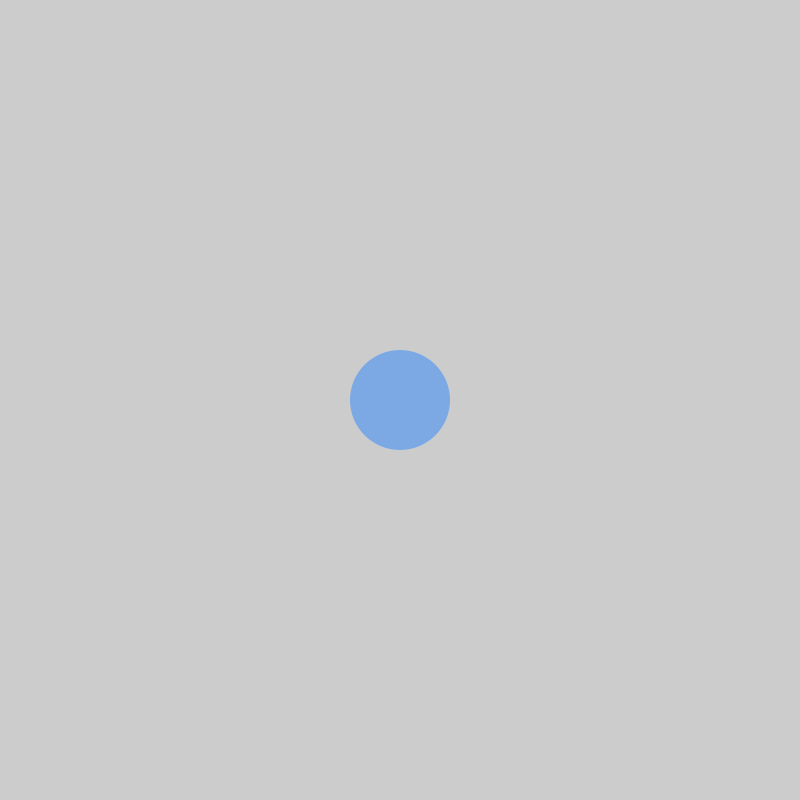
Frame 1 (no input)
Frame 60 (the mouse pressed at the canvas centre just before this capture): identical to frame 1, image omitted
Frame 120 (the mouse held since frame 60 and released just before this capture): identical to frame 1, image omitted

The Processing sketch that drew this single still picture (run headless with seeded random() and noise(); from frame 60 on, the mouse is pressed at the canvas centre):

// Processing sketch: sketch_06_004
// ── sketch_06_004.pde
int dragX, dragY, moveX, moveY;

void setup() {
  size(800, 800);
  noStroke();
  dragX = width/2;
  dragY = height/2;
  moveX = width/2;
  moveY = height/2;
}

void draw() {
  background(204);
  fill(129, 247, 243, 80); 
  ellipse(dragX, dragY, 100, 100);
  fill(0, 64, 255, 80);
  ellipse(moveX, moveY, 100, 100);
}

void mouseMoved() {
  moveX = mouseX;
  moveY = mouseY;
}

void mouseDragged() {
  dragX = mouseX;
  dragY = mouseY;
}
